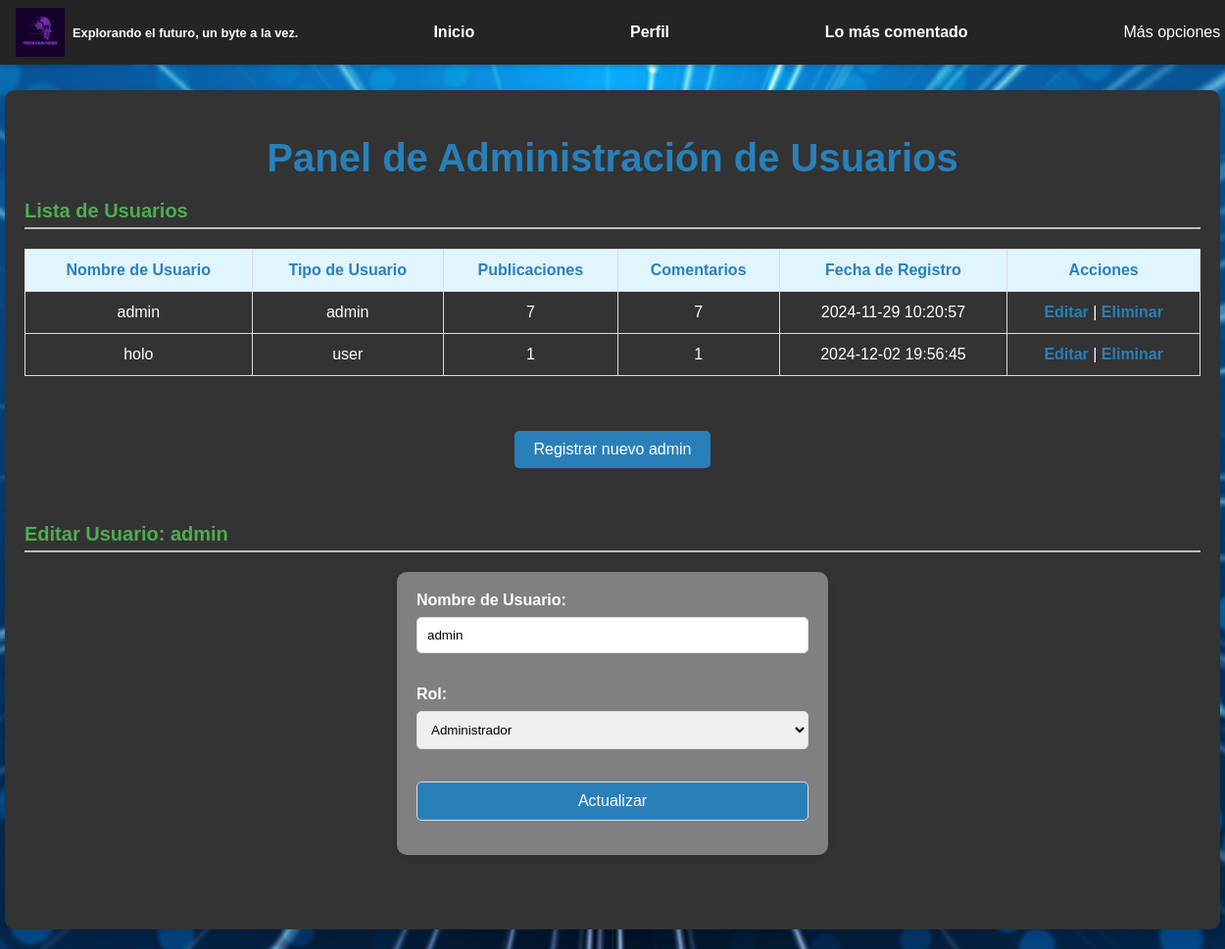
/admin.php?edit=3 (signed in), run on the app's committed database.
### tables this page shows
CREATE TABLE `users` (
  `id` int(11) NOT NULL,
  `username` varchar(255) NOT NULL,
  `password` varchar(255) NOT NULL,
  `created_at` timestamp NOT NULL DEFAULT current_timestamp(),
  `role` enum('user','admin','moderator') DEFAULT 'user',
  `updated_at` timestamp NOT NULL DEFAULT current_timestamp() ON UPDATE current_timestamp()
);

### admin.php (the view, shortened to what this page needs)
<?php
require "db.php";
$query = "
    SELECT u.id, u.username, u.role, u.created_at, COUNT(p.id) AS num_posts, COUNT(c.id) AS num_comments
    FROM users u
    LEFT JOIN post p ON u.username = p.author
    LEFT JOIN comment c ON u.username = c.author
    GROUP BY u.id
";
$statement = $pdo->query($query);
$users = $statement->fetchAll(PDO::FETCH_ASSOC);
if (isset($_GET['edit'])) {
    $user_id = $_GET['edit'];
    $queryEdit = "SELECT * FROM users WHERE id = ?";
    $statementEdit = $pdo->prepare($queryEdit);
    $statementEdit->execute([$user_id]);
    $userToEdit = $statementEdit->fetch(PDO::FETCH_ASSOC);
}
?>
<!DOCTYPE html>
<html lang="es">
<head>
    <link rel="stylesheet" href="mono1.css">
</head>
<body>
    <br><br><br><br>
    <div class="nav">
        <div class="logo">
            <header>
                <img src="TecnoSapiens.png" alt="Logo de TecnoSapiens" id="logo">
            </header>
            <h5 id="lema">Explorando el futuro, un byte a la vez.</h5>
        </div>
        <a href="inicio.php">Inicio</a>
        <a href="perfil.php">Perfil</a>
        <a href="masco.php">Lo más comentado</a>
        <div class="dropdown">
            <button class="dropbtn">Más opciones</button>
        </div>
    </div>
    <div class="barra_admin">
        <h1>Panel de Administración de Usuarios</h1>
        <h2>Lista de Usuarios</h2>
        <table border="1">
            <thead>
                <tr>
                    <th>Nombre de Usuario</th>
                    <th>Tipo de Usuario</th>
                    <th>Publicaciones</th>
                    <th>Comentarios</th>
                    <th>Fecha de Registro</th>
                    <th>Acciones</th>
                </tr>
            </thead>
            <tbody>
                <?php foreach ($users as $user): ?>
                    <tr>
                        <td><?php echo htmlspecialchars($user['username']); ?></td>
                        <td><?php echo htmlspecialchars($user['role']); ?></td>
                        <td><?php echo $user['num_posts']; ?></td>
                        <td><?php echo $user['num_comments']; ?></td>
                        <td><?php echo $user['created_at']; ?></td>
                        <td>
                            <a href="admin.php?edit=<?php echo $user['id']; ?>">Editar</a> |
                            <a href="admin.php?delete=<?php echo $user['id']; ?>" onclick="return confirm('¿Estás seguro de que deseas eliminar este usuario?');">Eliminar</a>
                        </td>
                    </tr>
                <?php endforeach; ?>
            </tbody>
        </table>
        <br><br>
        <div class="admin-button">
            <a href="admin2.php" class="button-link">
                <button type="button">Registrar nuevo admin</button>
            </a>
        </div>
        <br><br>
        <?php if (isset($userToEdit)): ?>
            <h2>Editar Usuario: <?php echo htmlspecialchars($userToEdit['username']); ?></h2>
            <form action="admin.php?edit=<?php echo $userToEdit['id']; ?>" method="POST">
                <label for="username">Nombre de Usuario:</label>
                <input type="text" name="username" id="username" value="<?php echo htmlspecialchars($userToEdit['username']); ?>" readonly><br><br>
                <label for="role">Rol:</label>
                <select name="role" id="role">
                    <option value="admin" <?php echo ($userToEdit['role'] === 'admin') ? 'selected' : ''; ?>>Administrador</option>
                </select><br><br>
                <button type="submit" name="update">Actualizar</button>
            </form>
            <br><br>
        <?php endif; ?>
    </div>
</body>
</html>

### mono1.css (style rules this page uses)
body { margin: 0; font-family: Arial, sans-serif; background-image: url('tecno.jpeg'); background-size: cover; background-attachment: fixed; background-position: center; background-repeat: no-repeat; color: #fff; }
.nav { position: fixed; top: 0; width: 100%; background-color: #242424; display: flex; align-items: center; justify-content: space-between; padding: 0.5rem 1rem; box-shadow: 0 2px 5px rgba(0, 0, 0, 0.2); z-index: 1000; }
.nav a, .nav button { color: #fff; text-decoration: none; margin: 0 0.5rem; padding: 0.5rem 0.8rem; transition: background-color 0.3s ease; }
.logo { display: flex; align-items: center; }
#logo { width: 50px; height: auto; margin-right: 0.5rem; }
#lema { color: #fff; font-size: 0.8rem; margin: 0; }
.dropdown { position: relative; }
.dropbtn { background-color: #242424; color: white; padding: 0.5rem 1rem; font-size: 1rem; border: none; cursor: pointer; transition: background-color 0.3s ease; }
.admin-button { text-align: center; }
.admin-button button { padding: 6px 12px; font-size: 1rem; background-color: #00ccff; border: none; border-radius: 5px; color: white; cursor: pointer; transition: background-color 0.3s; }
form button { background-color: #007bff; color: white; padding: 10px 20px; border: none; border-radius: 5px; cursor: pointer; transition: background-color 0.3s; }
.content h1, h2, h3 { color: #4CAF50; margin-bottom: 10px; }
h2 { font-size: 20px; border-bottom: 2px solid #bcbcbc; padding-bottom: 5px; margin-top: 20px; }
a { color: #4CAF50; text-decoration: none; font-weight: bold; }
.barra_admin { width: 100%; max-width: 1200px; margin: 20px auto; padding: 20px; background-color: #333; border-radius: 10px; box-shadow: 0 4px 10px rgba(0, 0, 0, 0.1); }
.barra_admin h1 { text-align: center; color: #2980b9; font-size: 2rem; margin-bottom: 1.5rem; }
.barra_admin h1 { text-align: center; color: #2980b9; font-size: 2.5rem; margin-bottom: 20px; }
.barra_admin table { width: 100%; border-collapse: collapse; margin-top: 20px; }
.barra_admin th, .barra_admin td { padding: 12px; text-align: center; border: 1px solid #ddd; }
.barra_admin th { background-color: #e1f5fe; color: #2980b9; font-weight: bold; }
.barra_admin td a { color: #2980b9; text-decoration: none; font-weight: bold; }
.barra_admin .admin-button { text-align: center; margin-top: 20px; }
.barra_admin .admin-button button { background-color: #2980b9; color: white; padding: 10px 20px; font-size: 1rem; border: none; border-radius: 5px; cursor: pointer; }
.barra_admin form { width: 100%; max-width: 400px; margin: 20px auto; padding: 20px; background-color: gray; border-radius: 10px; box-shadow: 0 4px 10px rgba(0, 0, 0, 0.1); }
.barra_admin form label { display: block; margin-bottom: 8px; font-weight: bold; }
.barra_admin form input, .barra_admin form select, .barra_admin form button { width: 100%; padding: 10px; margin-bottom: 15px; border-radius: 5px; border: 1px solid #ddd; }
.barra_admin form button { background-color: #2980b9; color: white; cursor: pointer; font-size: 1rem; }

### data on the page
users: username "admin", role "admin", num_posts "7", num_comments "7", created_at "2024-11-29 10:20:57", role "Administrador"
users: username "holo", role "user", num_posts "1", num_comments "1", created_at "2024-12-02 19:56:45"
